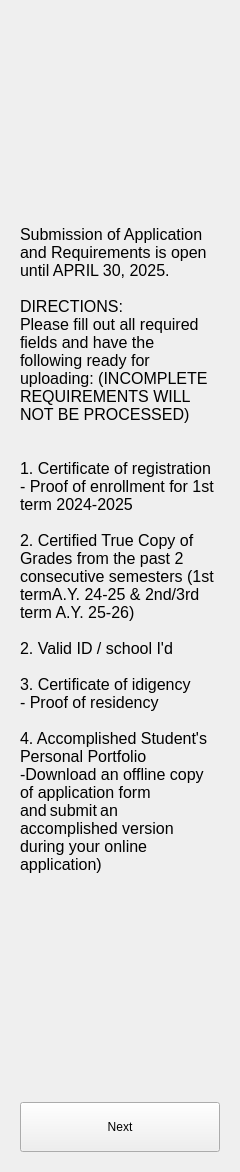
                 <widget class="QWidget" name="scrollAreaWidgetContents_5">
                  <property name="geometry">
                   <rect>
                    <x>0</x>
                    <y>0</y>
                    <width>236</width>
                    <height>1172</height>
                   </rect>
                  </property>
                  <layout class="QVBoxLayout" name="verticalLayout_22">
                   <item>
                    <widget class="QWidget" name="widget_15" native="true">
                     <layout class="QVBoxLayout" name="verticalLayout_21">
                      <item>
                       <widget class="QLabel" name="bsutext3_3">
                        <property name="font">
                         <font>
                          <pointsize>12</pointsize>
                         </font>
                        </property>
                        <property name="text">
                         <string>Submission of Application and Requirements is open until APRIL 30, 2025.

DIRECTIONS:
Please fill out all required fields and have the following ready for uploading: (INCOMPLETE REQUIREMENTS WILL NOT BE PROCESSED)


1. Certificate of registration 
- Proof of enrollment for 1st term 2024-2025

2. Certified True Copy of Grades from the past 2 consecutive semesters (1st termA.Y. 24-25 &amp; 2nd/3rd term A.Y. 25-26)

2. Valid ID / school I'd

3. Certificate of idigency
- Proof of residency 

4. Accomplished Student's Personal Portfolio
-Download an offline copy of application form and submit an accomplished version during your online application) 
</string>
                        </property>
                        <property name="wordWrap">
                         <bool>true</bool>
                        </property>
                       </widget>
                      </item>
                      <item alignment="Qt::AlignRight">
                       <widget class="QPushButton" name="nextbtn_3">
                        <property name="minimumSize">
                         <size>
                          <width>200</width>
                          <height>50</height>
                         </size>
                        </property>
                        <property name="maximumSize">
                         <size>
                          <width>200</width>
                          <height>50</height>
                         </size>
                        </property>
                        <property name="text">
                         <string>Next</string>
                        </property>
                        <property name="checkable">
                         <bool>true</bool>
                        </property>
                        <property name="autoExclusive">
                         <bool>true</bool>
                        </property>
                       </widget>
                      </item>
                     </layout>
                    </widget>
                   </item>
                  </layout>
                 </widget>
